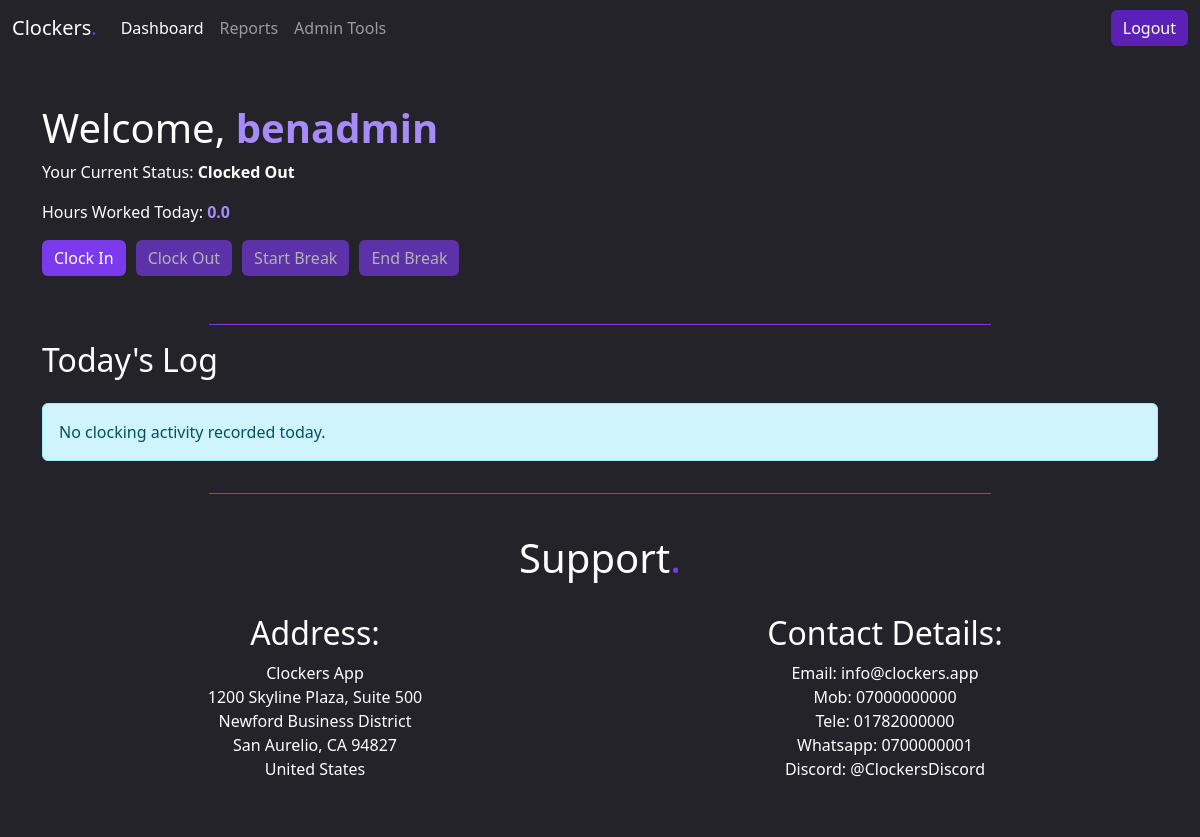
Before: / (signed in) with the older database file.
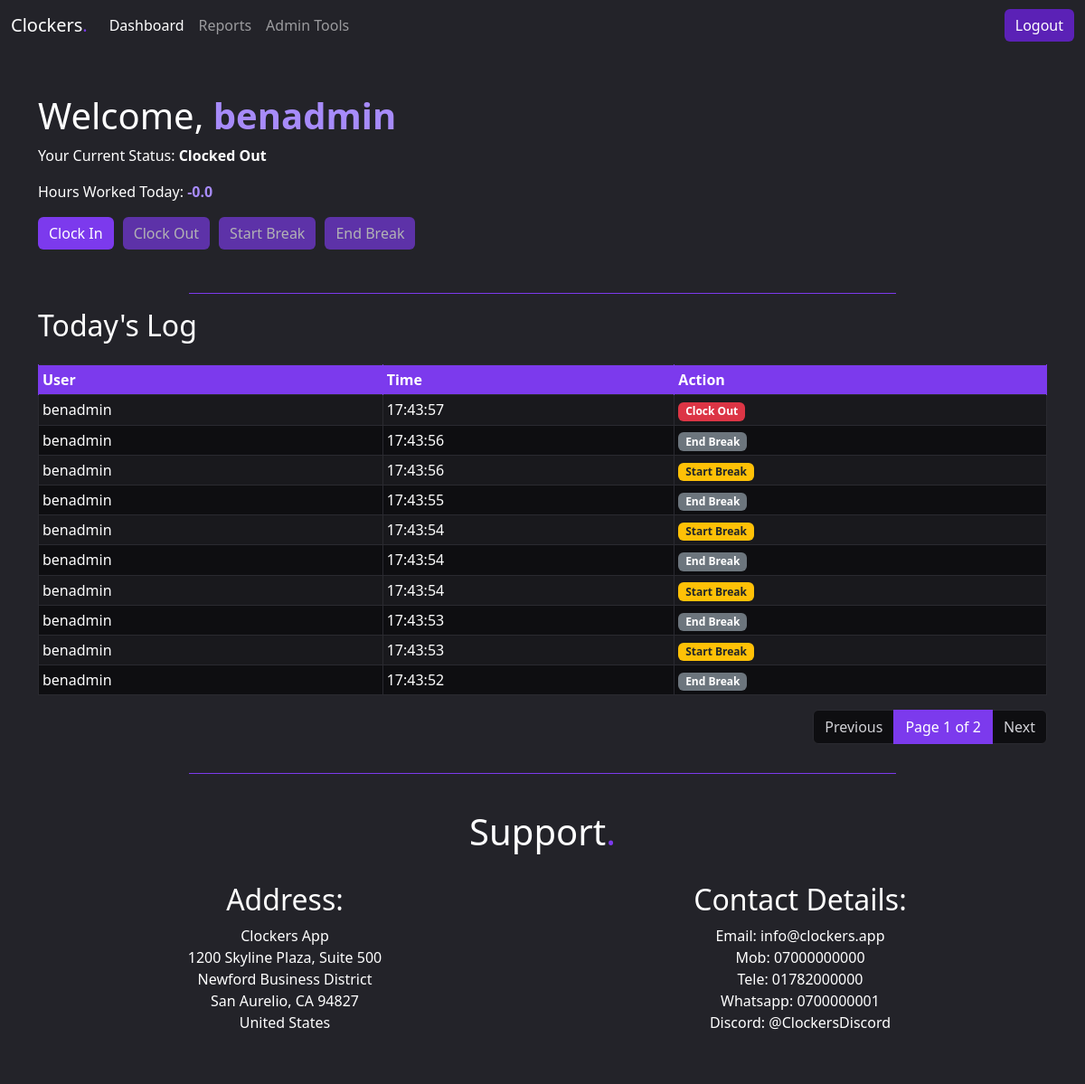
After: the same page with the newer database file.
### time_tracker/models.py (models this page shows, shortened)
class TimeEntry(models.Model):
    ACTION_CHOICES = [
        ('IN', 'Clock In'),
        ('OUT', 'Clock Out'),
        ('BREAK_START', 'Start Break'),
        ('BREAK_END', 'End Break'),
    ]
    user = models.ForeignKey(User, on_delete=models.CASCADE)
    timestamp = models.DateTimeField()
    action_type = models.CharField(max_length=12, choices=ACTION_CHOICES)
    date_only = models.DateField(db_index=True)
    class Meta:
        verbose_name_plural = "Time Entries"

### time_tracker/views.py (the view)
# urls.py: path('', views.dashboard, name='dashboard'),
@login_required
def dashboard(request):
    user_status = get_user_status(request.user)
    today = timezone.localdate()
    results = calculate_time_period(request.user, today, today)
    today = timezone.localdate()
    all_entries_today = TimeEntry.objects.filter(
    user=request.user,
    date_only=today
    ).order_by('-timestamp')
    PAGINATE_BY = 10
    paginator = Paginator(all_entries_today, PAGINATE_BY)
    page_number = request.GET.get('page')
    page_obj = paginator.get_page(page_number)
    context = {
        'current_status': user_status,
        'hours_today': results['work_duration'],
        'raw_logs_today': page_obj, # <--- Passing the paginated object
    }
    return render(request, 'time_tracker/dashboard.html', context)

### time_tracker/views.py (called while the page is built)
def get_user_status(user):
    last_entry = TimeEntry.objects.filter(user=user).order_by('-timestamp').first()
    if not last_entry:
        return 'OUT'  # Default state if no entries exist
    last_action = last_entry.action_type
    if last_action == 'BREAK_END':
        return 'IN' # User is back from break and actively working
    return last_action

### time_tracker/templates/time_tracker/dashboard.html (shortened to what the changed rows need)
{% extends 'base.html' %}
{% block content %}
    <h1>Welcome, <strong class="light-accent">{{ user.username }}</strong></h1>
    <p>Your Current Status:
        <strong>
        </strong>
    </p>
    <p>Hours Worked Today: <strong class="light-accent">{{ hours_today }}</strong></p>
    <div class="clocking-buttons-wrapper mb-5">
        <form method="POST" action="{% url 'clock_action' %}">
        </form>
    </div>
    <hr class="hr-custom-width">
    <div class="mb-4">
        <h2>Today's Log</h2>
    </div>
    {% if raw_logs_today.paginator.count %}
        <table class="table table-striped table-hover table-bordered table-sm">
            <thead class="table-primary-header">
                <tr>
                    <th>User</th>
                    <th>Time</th>
                    <th>Action</th>
                </tr>
            </thead>
            <tbody>
                {% for entry in raw_logs_today %}
                <tr>
                    <td>{{ entry.user.username }}</td>
                    <td>{{ entry.timestamp|date:"H:i:s" }}</td>
                    <td>
                        <span class="badge
                            {% if entry.action_type == 'IN' %}bg-success
                            {% elif entry.action_type == 'OUT' %}bg-danger
                            {% elif entry.action_type == 'BREAK_START' %}bg-warning text-dark
                            {% else %}bg-secondary
                            {% endif %}">
                            {% if entry.action_type == 'IN' %}Clock In
                            {% elif entry.action_type == 'OUT' %}Clock Out
                            {% elif entry.action_type == 'BREAK_START' %}Start Break
                            {% elif entry.action_type == 'BREAK_END' %}End Break
                            {% endif %}
                        </span>
                    </td>
                </tr>
                {% endfor %}
            </tbody>
        </table>
        {% if raw_logs_today.has_other_pages %}
            <nav aria-label="Page navigation" class="mt-3 ">
                <ul class="pagination justify-content-end">
                    {% if raw_logs_today.has_previous %}
                        <li class="page-item">
                            <a class="page-link" href="?page={{ raw_logs_today.previous_page_number }}">Previous</a>
                        </li>
                    {% else %}
                        <li class="page-item disabled">
                            <span class="page-link">Previous</span>
                        </li>
                    {% endif %}
                    <li class="page-item active" aria-current="page">
                        <span class="page-link">
                            Page {{ raw_logs_today.number }} of {{ raw_logs_today.paginator.num_pages }}
                        </span>
                    </li>
                    {% if raw_logs_today.has_next %}
                        <li class="page-item">
                            <a class="page-link" href="?page={{ raw_logs_today.next_page_number }}">Next</a>
                        </li>
                    {% else %}
                        <li class="page-item disabled">
                            <span class="page-link">Next</span>
                        </li>
                    {% endif %}
                </ul>
            </nav>
        {% endif %}
    {% else %}
    <p class="alert alert-info">No clocking activity recorded today.</p>
    {% endif %}
{% endblock content %}

Changed rows visible on the page:
added TimeEntry: user.username "benadmin", timestamp "17:43:57", action_type "Clock Out"
added TimeEntry: user.username "benadmin", timestamp "17:43:56", action_type "End Break"
added TimeEntry: user.username "benadmin", timestamp "17:43:56", action_type "Start Break"
added TimeEntry: user.username "benadmin", timestamp "17:43:55", action_type "End Break"
added TimeEntry: user.username "benadmin", timestamp "17:43:54", action_type "Start Break"
added TimeEntry: user.username "benadmin", timestamp "17:43:54", action_type "End Break"
added TimeEntry: user.username "benadmin", timestamp "17:43:54", action_type "Start Break"
added TimeEntry: user.username "benadmin", timestamp "17:43:53", action_type "End Break"
added TimeEntry: user.username "benadmin", timestamp "17:43:53", action_type "Start Break"
added TimeEntry: user.username "benadmin", timestamp "17:43:52", action_type "End Break"
Other visible differences:
{{ hours_today }}: "0.0" → "-0.0"
{{ raw_logs_today.number }}: (not shown) → "1"
{{ raw_logs_today.paginator.num_pages }}: (not shown) → "2"
text no longer shown: "No clocking activity recorded today."
text now shown: "User Time Action Previous Page of Next"
